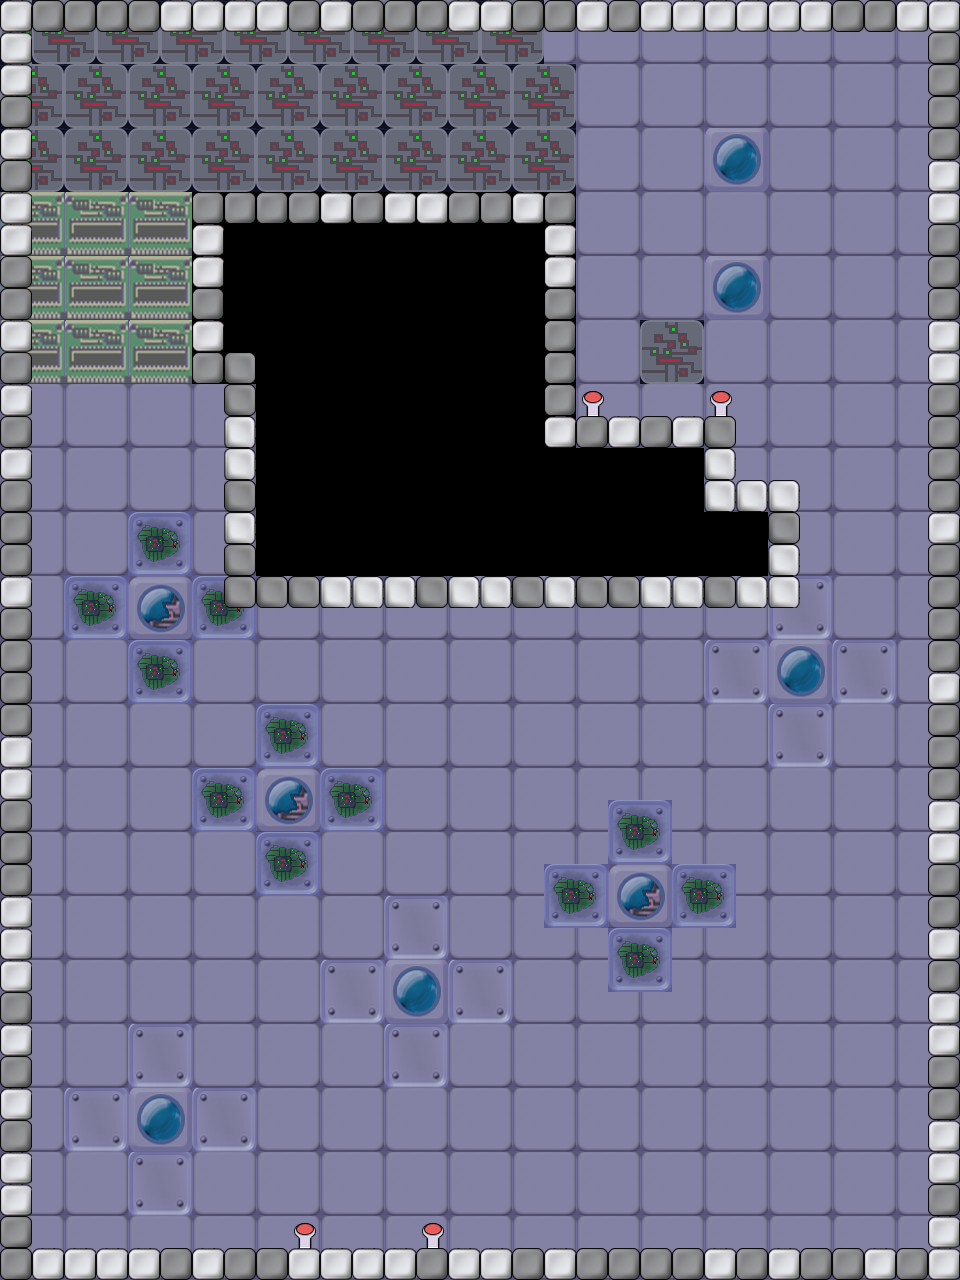

Rendered tile map (Tiled .tmx) drawn with the repository's tilesets; below, a short description and the map source with its tile grids summarised:
An orthogonal 30x40 tile map with 32x32 px tiles, 2 tile layers (Tile Layer 1, Tile Layer 2) and 8 objects (3x estrella, 2x pared, inicio, fin, gas).

<map version="1.0" orientation="orthogonal" width="30" height="40" tilewidth="32" tileheight="32">
 <properties>
  <property name="tamanoMapaX" value="30" />
  <property name="tamanoMapaY" value="40" />
 </properties>
 <tileset firstgid="1" name="tiled" tilewidth="32" tileheight="32">
  <image source="tiled.png" width="512" height="512" />
 </tileset>
 <layer name="Tile Layer 1" width="30" height="40">
  <data>[1200 cells, 1048 non-empty, 28 distinct tile ids]</data>
 </layer>
 <layer name="Tile Layer 2" width="30" height="40">
  <data>[1200 cells, 200 non-empty, 3 distinct tile ids]</data>
 </layer>
 <objectgroup name="fisicos" width="30" height="40">
  <object type="pared" x="928" y="32">
   <polyline points="0,0 0,1216 -896,1216 -896,0 0,0" />
  </object>
  <object type="pared" x="736" y="416">
   <polyline points="0,0 0,64 64,64 64,192 -512,192 -512,-32 -544,-32 -544,-224 -160,-224 -160,0 0,0" />
  </object>
  <object type="inicio" x="576" y="416" width="160" height="32" />
  <object type="fin" x="288" y="1248" width="160" height="32" />
 </objectgroup>
 <objectgroup name="interaccion" width="30" height="40">
  <object type="estrella" x="108" y="108" />
  <object type="estrella" x="473" y="109" />
  <object type="estrella" x="108" y="531" />
  <object type="gas" x="479" y="666" />
 </objectgroup>
</map>
